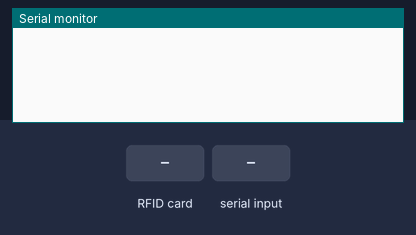
Bench run of a sketch on a simulated Arduino Uno, built with avr-gcc and run on an emulated ATmega328P. On the bench: the last lines printed to the serial monitor. Inputs (shaded band) come from the test bench.

Above: at 1.2 s.
1.3 s: RFID card 5E 7A 19 C4 held to the reader
At 2.5 s:
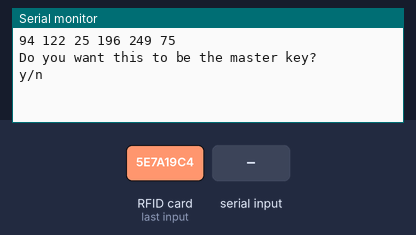
2.8 s: "y" received over Serial
At 3.9 s:
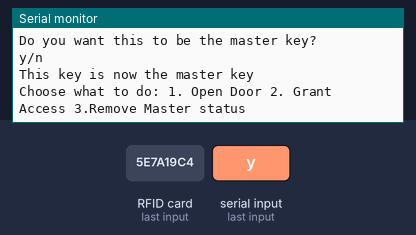
4.3 s: "n" received over Serial
At 5.0 s:
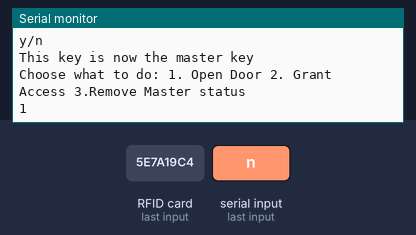

Measured:
- after the input at 1.3 s, the serial monitor: prints a new line at once (image 1)
- after the input at 2.8 s, the serial monitor: prints a new line at once (image 2)
- after the input at 4.3 s, the serial monitor: prints a new line at once (image 3)

The sketch:

trialfinaldsp.ino
```cpp
#include <SPI.h>
#include <RFID.h>

#define SS_PIN 10
#define RST_PIN 9

RFID rfid(SS_PIN,RST_PIN);

int cards[7][5];
int serNum[5];
int* presCard;
int firstcard=0;

boolean access=false;


void setup() {
  // put your setup code here, to run once:
  Serial.begin(9600);
  SPI.begin();
  rfid.init();
}
int* passNum(){
  int* kard;
  if(rfid.readCardSerial()){
    for(int a=0; a<6;a++){
      kard[a]=rfid.serNum[a];
      Serial.print(kard[a]);
      Serial.print(" ");
      }
    }Serial.println();
    return kard;
  }
boolean checkCard(int presCard[]){
  boolean state=false;

  for(int x = 0; x < sizeof(cards); x++){
              for(int i = 0; i < sizeof(rfid.serNum); i++ ){
                  if(presCard[i] != cards[x][i]) {
                      state = false;
                  } else {
                      state = true;
                  }
              }
   if(state) break;
            }
            return state;
        }


void loop() {
  // put your main code here, to run repeatedly:

  if(rfid.isCard()){
    presCard = passNum();

   if (firstcard==0)
   {
    Serial.println("Do you want this to be the master key?\ny/n");
    while(!Serial.available());
    char mk=Serial.read();
    if(mk=='y'){
      for(int a=0; a<6;a++){
      cards[0][a]=presCard[a];}
      Serial.println("This key is now the master key");
      firstcard=1;

    }else if(mk=='n'){
      Serial.println("Requires master key before entrance!");}
      else{
      Serial.println("Wrong input!");
      return;
      }
   }

    access = checkCard(presCard);
    if(access&&cards[0][4]==presCard[4])
        Serial.println("Choose what to do: 1. Open Door 2. Grant Access 3.Remove Master status");
        while(!Serial.available());
        char dowhat=Serial.read();
        switch(dowhat){
          case '1':
          digitalWrite(7,HIGH);
          delay(500);
          digitalWrite(7,LOW);
          break;
          case '2':
          Serial.println("Place other card");
          delay(3000);

          if(rfid.readCardSerial()){
            for(int a=0; a<6;a++){
             cards[1][a]=rfid.serNum[a];}
    }
              break;
       }


  Serial.println(access);
  delay(500);

  }

rfid.halt();
}
```
